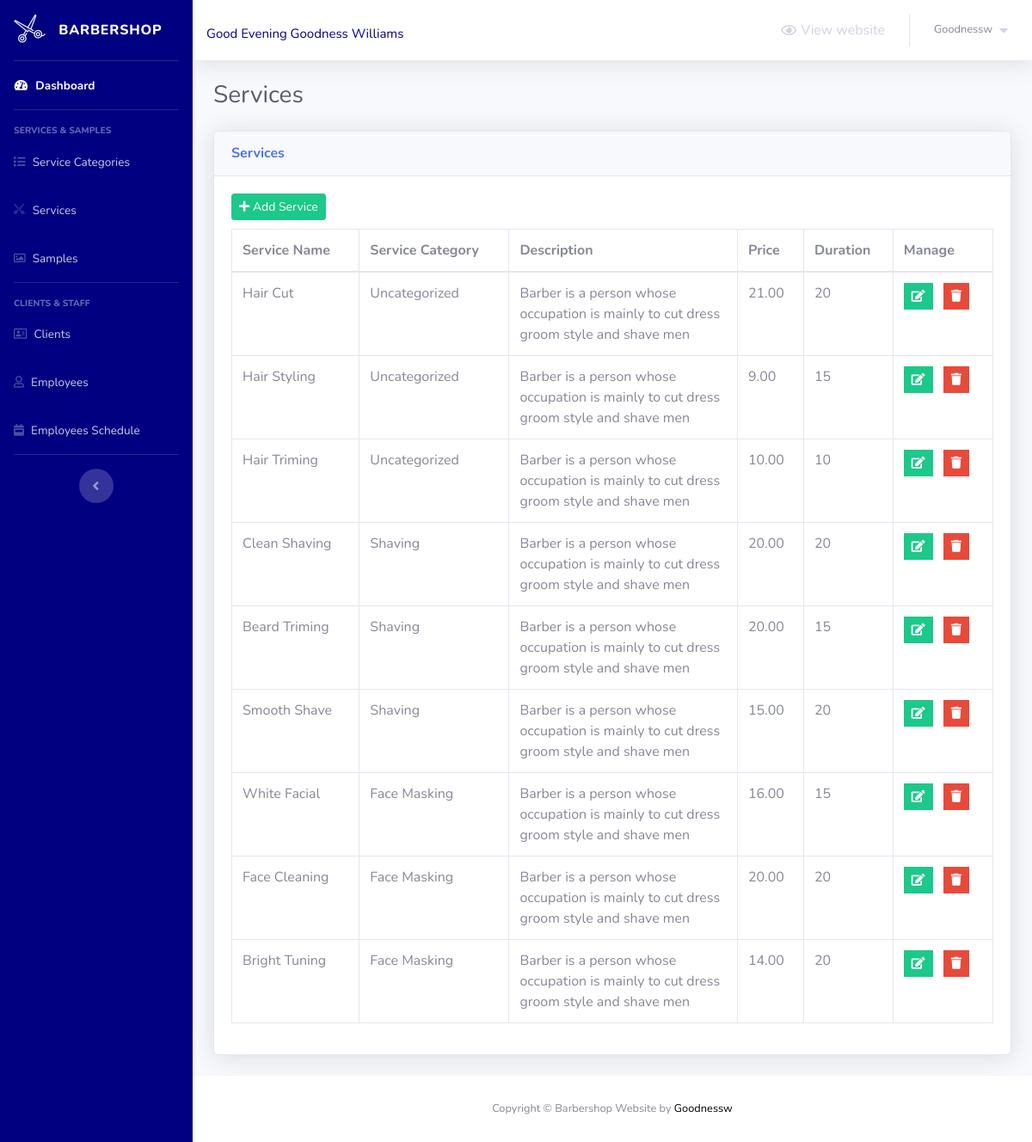
Page /barber-admin/services.php (signed in) on the committed database.
### tables this page shows
CREATE TABLE `barber_admin` (
  `admin_id` int(5) NOT NULL,
  `username` varchar(50) NOT NULL,
  `email` varchar(50) NOT NULL,
  `full_name` varchar(50) NOT NULL,
  `password` varchar(255) NOT NULL
);

CREATE TABLE `services` (
  `service_id` int(5) NOT NULL,
  `service_name` varchar(50) NOT NULL,
  `service_description` varchar(255) NOT NULL,
  `service_price` decimal(6,2) NOT NULL,
  `service_duration` int(5) NOT NULL,
  `category_id` int(2) NOT NULL
);

CREATE TABLE `service_categories` (
  `category_id` int(2) NOT NULL,
  `category_name` varchar(50) NOT NULL
);

### barber-admin/services.php (the view, shortened to what this page needs)
<?php
    include 'connect.php';
    include 'Includes/templates/header.php';
    if(isset($_SESSION['username_barbershop_Xw211qAAsq4']) && isset($_SESSION['password_barbershop_Xw211qAAsq4']))
    {
?>
        <div class="container-fluid">
            <div class="d-sm-flex align-items-center justify-content-between mb-4">
                <h1 class="h3 mb-0 text-gray-800">Services</h1>
            </div>
            <?php
                $do = '';
                if(isset($_GET['do']) && in_array($_GET['do'], array('Add','Edit')))
                {
                    $do = htmlspecialchars($_GET['do']);
                }
                else
                {
                    $do = 'Manage';
                }
                if($do == 'Manage')
                {
                    $stmt = $con->prepare("SELECT * FROM services s, service_categories sc where s.category_id = sc.category_id");
                    $stmt->execute();
                    $rows_services = $stmt->fetchAll();
                ?>
                    <div class="card shadow mb-4">
                        <div class="card-header py-3">
                            <h6 class="m-0 font-weight-bold text-primary">Services</h6>
                        </div>
                        <div class="card-body">
                            <a href="services.php?do=Add" class="btn btn-success btn-sm" style="margin-bottom: 10px;">
                                <i class="fa fa-plus"></i>
                                Add Service
                            </a>
                            <table class="table table-bordered">
                                <thead>
                                    <tr>
                                        <th scope="col">Service Name</th>
                                        <th scope="col">Service Category</th>
                                        <th scope="col">Description</th>
                                        <th scope="col">Price</th>
                                        <th scope="col">Duration</th>
                                        <th scope="col">Manage</th>
                                    </tr>
                                </thead>
                                <tbody>
                                    <?php
                                        foreach($rows_services as $service)
                                        {
                                            echo "<tr>";
                                                echo "<td>";
                                                    echo $service['service_name'];
                                                echo "</td>";
                                                echo "<td>";
                                                    echo $service['category_name'];
                                                echo "</td>";
                                                echo "<td style = 'width:30%'>";
                                                    echo $service['service_description'];
                                                echo "</td>";
                                                echo "<td>";
                                                    echo $service['service_price'];
                                                echo "</td>";
                                                echo "<td>";
                                                    echo $service['service_duration'];
                                                echo "</td>";
                                                echo "<td>";
                                                    $delete_data = "delete_".$service["service_id"];
                                                    ?>
                                                        <ul class="list-inline m-0">
                                                            <li class="list-inline-item" data-toggle="tooltip" title="Edit">
                                                                <button class="btn btn-success btn-sm rounded-0">
                                                                    <a href="services.php?do=Edit&service_id=<?php echo $service['service_id']; ?>" style="color: white;">
                                                                        <i class="fa fa-edit"></i>
                                                                    </a>
                                                                </button>
                                                            </li>
                                                            <li class="list-inline-item" data-toggle="tooltip" title="Delete">
                                                                <button class="btn btn-danger btn-sm rounded-0" type="button" data-toggle="modal" data-target="#<?php echo $delete_data; ?>" data-placement="top"><i class="fa fa-trash"></i></button>
                                                            </li>
                                                        </ul>
                                                    <?php
                                                echo "</td>";
                                            echo "</tr>";
                                        }
                                    ?>
                                </tbody>
                            </table>
                        </div>
                    </div>
                    <?php
                }
            ?>
        </div>
<?php
        include 'Includes/templates/footer.php';
    }
    else
    {
        header('Location: login.php');
        exit();
    }
?>

### barber-admin/Includes/templates/header.php (shortened to what this page needs)
<!DOCTYPE html>
<html lang="en">
	<head>
  		<link href="Design/fonts/css/all.min.css" rel="stylesheet" type="text/css">
  		<link href="Design/css/sb-admin-2.min.css" rel="stylesheet">
  		<link href="Design/css/main.css" rel="stylesheet">
  		<link rel="stylesheet" type="text/css" href="Design/fonts/css/all.min.css">
  		<link rel="stylesheet" type="text/css" href="Design/css/barber-icons.css">
	</head>
	<body id="page-top">
  		<div id="wrapper">
			<ul class="navbar-nav bg-gradient-primary sidebar sidebar-dark accordion" id="accordionSidebar">
		  		<a class="sidebar-brand d-flex align-items-center justify-content-center" href="" >
					<div class="sidebar-brand-icon rotate-n-15">
			  			<i class="bs bs-scissors-1"></i>
					</div>
					<div class="sidebar-brand-text mx-3">Barbershop</div>
		  		</a>
		  		<hr class="sidebar-divider my-0">
			  	<li class="nav-item active">
					<a class="nav-link" href="index.php">
				  		<i class="fas fa-fw fa-tachometer-alt"></i>
				  		<span>Dashboard</span>
				  	</a>
			  	</li>
	  			<hr class="sidebar-divider">
	  			<div class="sidebar-heading">
					SERVICES & SAMPLES
	  			</div>
	  			<li class="nav-item">
					<a class="nav-link" href="service-categories.php">
		  				<i class="fas fa-list"></i>
		  				<span>Service Categories</span>
		  			</a>
	  			</li>
	  			<li class="nav-item">
					<a class="nav-link" href="services.php">
		  				<i class="bs bs-scissors-1"></i>
		  				<span>Services</span>
		  			</a>
	  			</li>
	  			<li class="nav-item">
					<a class="nav-link" href="#">
		  				<i class="far fa-image"></i>
		  				<span>Samples</span>
		  			</a>
	  			</li>
	  			<hr class="sidebar-divider">
	  			<div class="sidebar-heading">
					CLIENTS & STAFF
	  			</div>
	  			<li class="nav-item">
					<a class="nav-link" href="clients.php">
		  				<i class="far fa-address-card"></i>
		  				<span>Clients</span>
		  			</a>
	  			</li>
	  			<li class="nav-item">
					<a class="nav-link" href="employees.php">
		  				<i class="far fa-user"></i>
		  				<span>Employees</span>
		  			</a>
	  			</li>
	  			<li class="nav-item">
					<a class="nav-link" href="employees-schedule.php">
		  				<i class="fas fa-calendar-week icon-ver"></i>
		  				<span>Employees Schedule</span>
		  			</a>
	  			</li>
	  			<hr class="sidebar-divider d-none d-md-block">
	  			<div class="text-center d-none d-md-inline">
					<button class="rounded-circle border-0" id="sidebarToggle"></button>
	  			</div>
			</ul>
			<div id="content-wrapper" class="d-flex flex-column">
			  	<div id="content">
					<?php  $id = $_SESSION['admin_id_barbershop_Xw211qAAsq4'];
    $sql = $con->prepare("SELECT * FROM `barber_admin` WHERE `admin_id`= '$id' ");
    $sql->execute();
    $fetch = $sql->fetch();
    $t=date("H");
    if ($t<"10") {
    $greeting =  "Good Morning";
}
    elseif ($t<"15") {
    $greeting = "Good Day";
}
    else {
    $greeting = "Good Evening";
} ?>
					<nav class="navbar navbar-expand navbar-light bg-white topbar mb-4 static-top shadow">
						  <center><h4 class="welcomemssg"><?php echo "$greeting ". $fetch['full_name']?></h4></center>
					  	<ul class="navbar-nav ml-auto">
							<li class="nav-item">
		              			<a class="nav-link" href="../" target="_blank">
		              				<i class="far fa-eye"></i>
		                			<span style="margin-left: 5px;">View website</span>
		              			</a>
		          			</li>
							<li class="nav-item dropdown no-arrow">
					  			<a class="nav-link dropdown-toggle" href="#" id="userDropdown" role="button" data-toggle="dropdown" aria-haspopup="true" aria-expanded="false">
									<span class="mr-2 d-none d-lg-inline text-gray-600 small">
										<?php echo $_SESSION['username_barbershop_Xw211qAAsq4']; ?>
									</span>
									<i class="fas fa-caret-down"></i>
								</a>
							</li>
				  		</ul>
					</nav>

### barber-admin/Includes/templates/header.php (style rules this page uses)
.welcomemssg { color: navy; margin-top: 15px; font-size: 15px !important; }
.bg-gradient-primary { background:navy !important; }

### rows in the picture
barber_admin: full_name "Goodness Williams"
services: service_name "Hair Cut", category.category_name "Uncategorized", service_description "Barber is a person whose occupation is mainly to cut dress groom style and shave men", service_price "21.00", service_duration "20"
services: service_name "Hair Styling", category.category_name "Uncategorized", service_description "Barber is a person whose occupation is mainly to cut dress groom style and shave men", service_price "9.00", service_duration "15"
services: service_name "Hair Triming", category.category_name "Uncategorized", service_description "Barber is a person whose occupation is mainly to cut dress groom style and shave men", service_price "10.00", service_duration "10"
services: service_name "Clean Shaving", category.category_name "Shaving", service_description "Barber is a person whose occupation is mainly to cut dress groom style and shave men", service_price "20.00", service_duration "20"
services: service_name "Beard Triming", category.category_name "Shaving", service_description "Barber is a person whose occupation is mainly to cut dress groom style and shave men", service_price "20.00", service_duration "15"
services: service_name "Smooth Shave", category.category_name "Shaving", service_description "Barber is a person whose occupation is mainly to cut dress groom style and shave men", service_price "15.00", service_duration "20"
services: service_name "White Facial", category.category_name "Face Masking", service_description "Barber is a person whose occupation is mainly to cut dress groom style and shave men", service_price "16.00", service_duration "15"
services: service_name "Face Cleaning", category.category_name "Face Masking", service_description "Barber is a person whose occupation is mainly to cut dress groom style and shave men", service_price "20.00", service_duration "20"
services: service_name "Bright Tuning", category.category_name "Face Masking", service_description "Barber is a person whose occupation is mainly to cut dress groom style and shave men", service_price "14.00", service_duration "20"

### other values in the picture
$greeting "Good Evening"
$_SESSION['username_barbershop_Xw211qAAsq4'] "Goodnessw"
